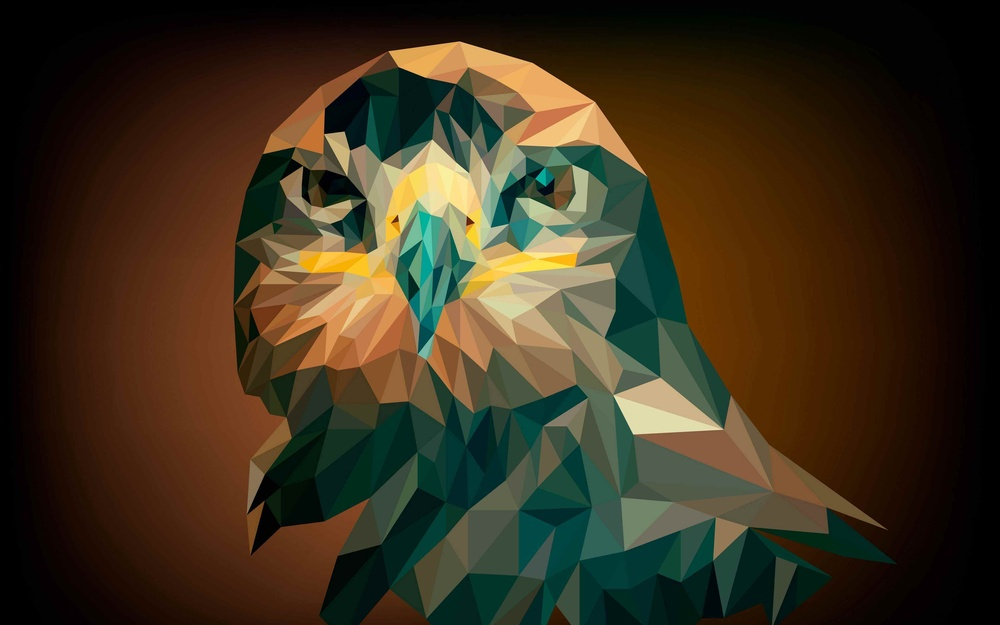
#> input picture pkg3/6273737733.jpg, 1000 x 625 px, shrunk from 3840 x 2400 before the run, found by its file name
$ python pkg3.py
#> lines starting #> are read from the running program, lines starting #| are printed output that depends on the picture
import cv2
import numpy as np
import matplotlib.pyplot as plt


image_path = "/Users/sonyands/Desktop/bsu/лаб пкг/pkg3/6273737733.jpg"


image = cv2.imread(image_path, cv2.IMREAD_GRAYSCALE)
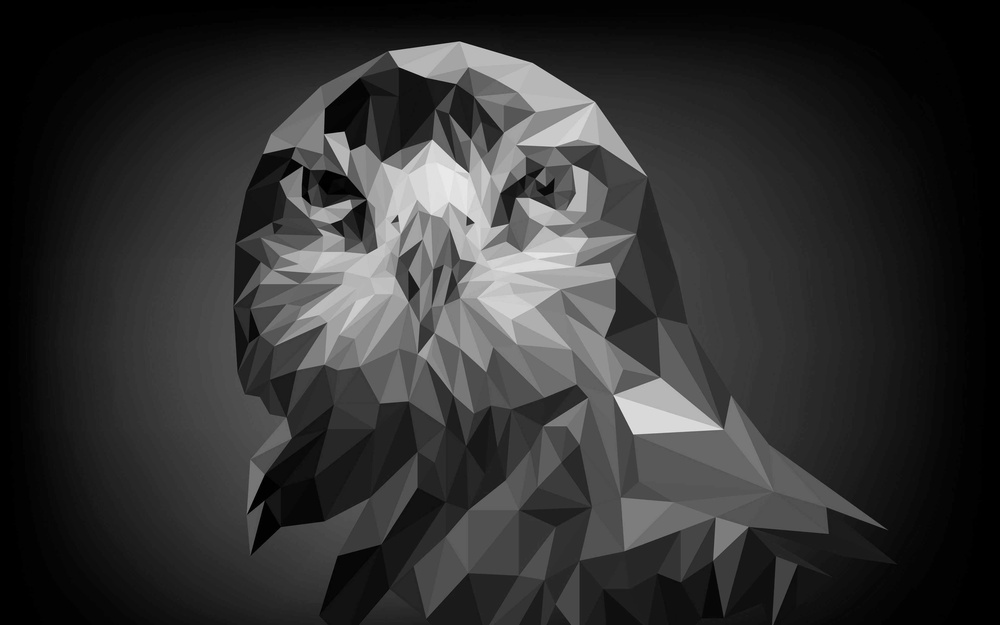
#> image: shape (625, 1000); min 0, max 236, mean 50.4

# Операция: Добавление целочисленной константы к изображению
constant_value = 50
added_image = cv2.add(image, constant_value)
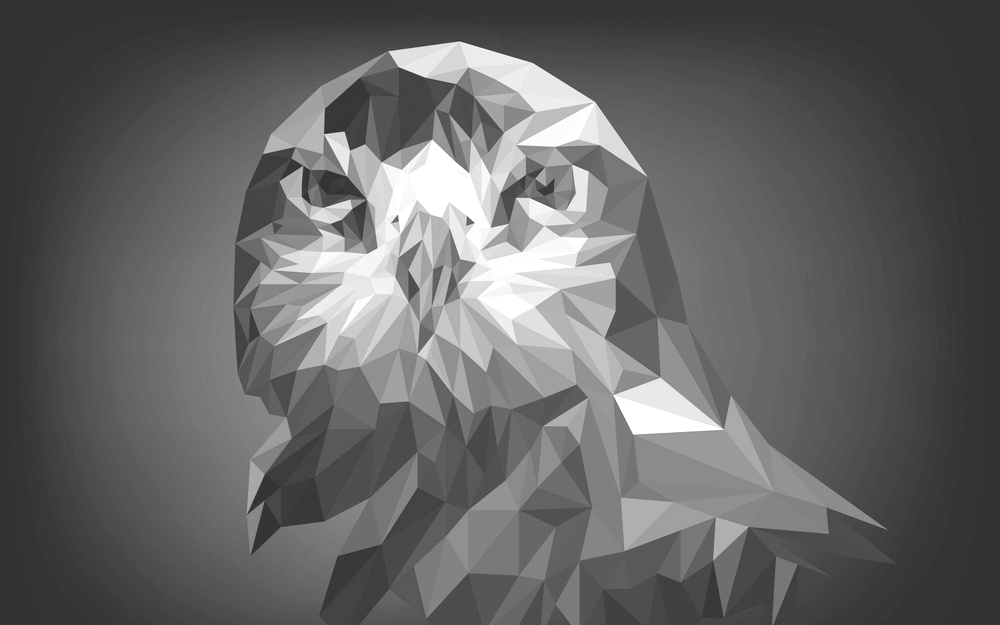
#> added_image: shape (625, 1000); min 50, max 255, mean 100.2

# Операция: Преобразование изображения в негатив
negative_image = 255 - image
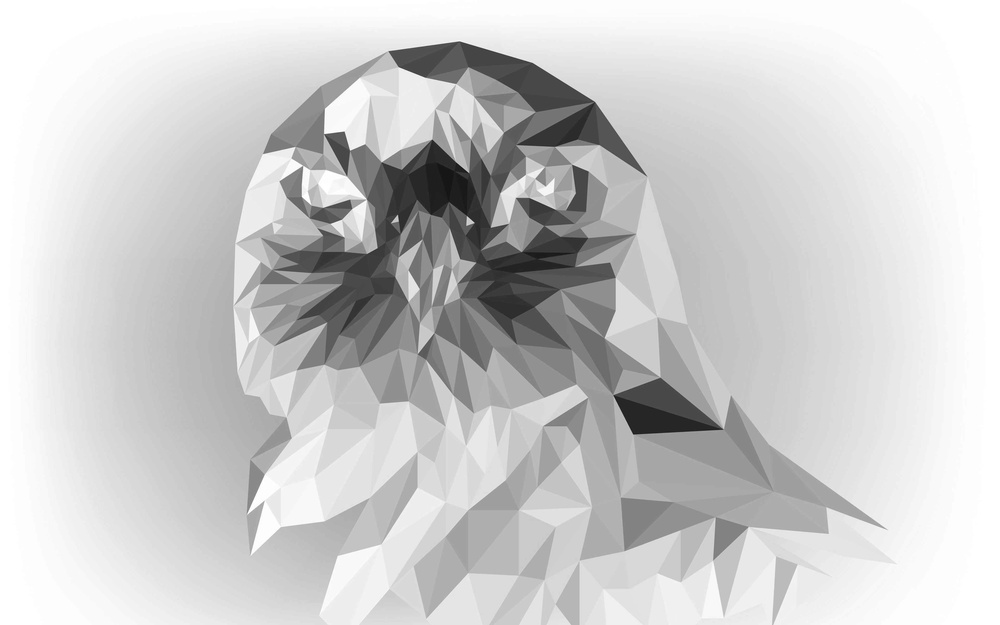
#> negative_image: shape (625, 1000); min 19, max 255, mean 204.6

# Операция: Умножение изображения на константу
constant_multiplier = 2.0
multiplied_image = cv2.multiply(image, constant_multiplier)
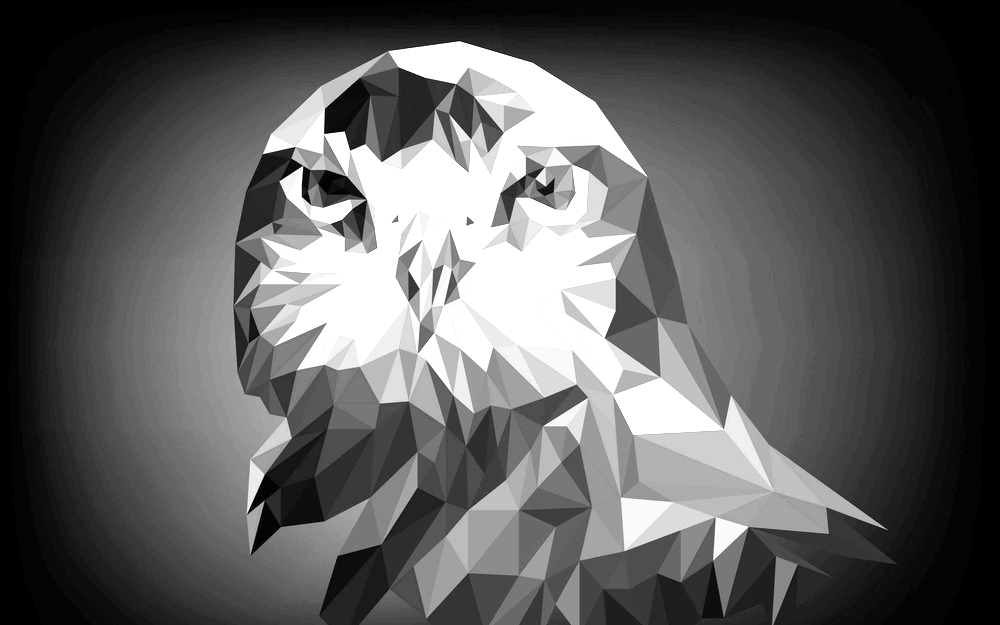
#> multiplied_image: shape (625, 1000); min 0, max 255, mean 92.4

# Операция: Степенное преобразование
power = 0.5
power_transformed_image = np.power(image, power)
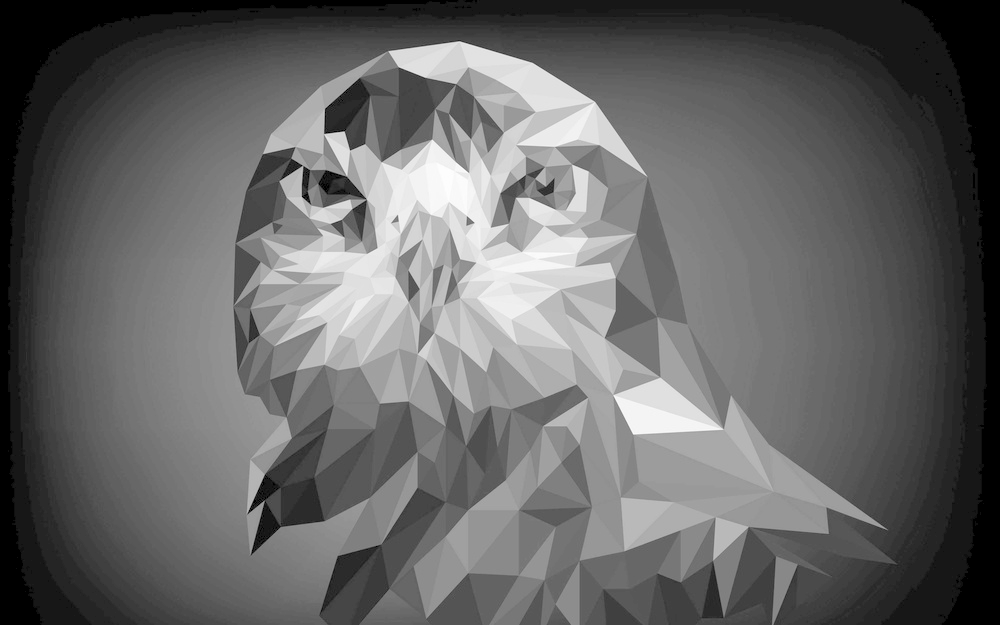
#> power_transformed_image: shape (625, 1000) float64; min 0, max 15.36, mean 6.16; drawn with min black and max white

# Операция: Логарифмическое преобразование
log_transformed_image = np.log1p(image)
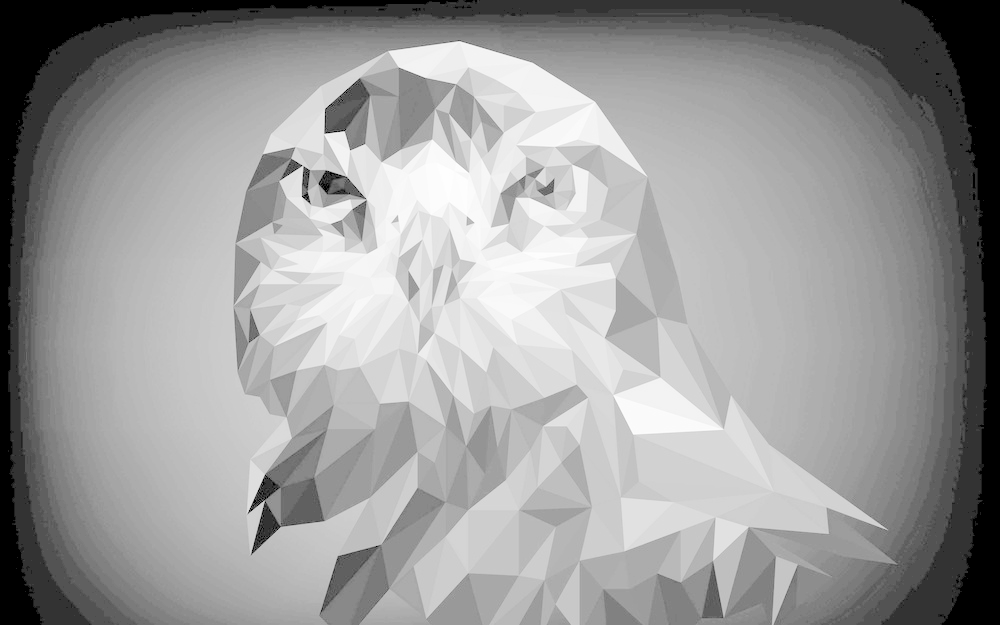
#> log_transformed_image: shape (625, 1000) float16; min 0, max 5.47, mean 3.31; drawn with min black and max white

# Построение гистограммы изображения
hist, bins = np.histogram(image, bins=256, range=(0, 256))
#> hist = 256 values, max 39973 at index 2, min 0 at index 237, mean 2441.4; bins = 257 values from 0 to 256

# Эквализация гистограммы
cdf = hist.cumsum()
#> cdf = 256 values from 35240 to 625000
cdf_normalized = cdf * hist.max() / cdf.max()
#> cdf_normalized = 256 values from 2253.8 to 39973

# Линейное контрастирование
alpha = 1.5
beta = 20
contrast_image = alpha * image + beta

fig, axes = plt.subplots(2, 5, figsize=(20, 8))
axes = axes.ravel()

images = [image, added_image, negative_image, multiplied_image, power_transformed_image, log_transformed_image, hist, cdf_normalized, contrast_image]
titles = ['Исходное изображение', 'Добавление константы', 'Негатив', 'Умножение на константу', 'Степенное преобразование', 'Лог. преобразование', 'Гистограмма', 'Экв. гистограмма', 'Линейное контрастирование']

for i in range(9):  # Now we have 9 plots
    if i == 6:
        axes[i].bar(range(256), hist, color='b', alpha=0.5)
    elif i == 7:
        axes[i].plot(cdf_normalized, color='b')
        axes[i].hist(image.ravel(), bins=256, range=(0, 256), color='r', alpha=0.5)
        axes[i].legend(('CDF', 'Гистограмма'), loc='upper left')
    else:
        axes[i].imshow(images[i], cmap='gray')
    axes[i].set_title(titles[i])


fig.delaxes(axes[9])

plt.subplots_adjust(wspace=0.5, hspace=0.5)
plt.show()
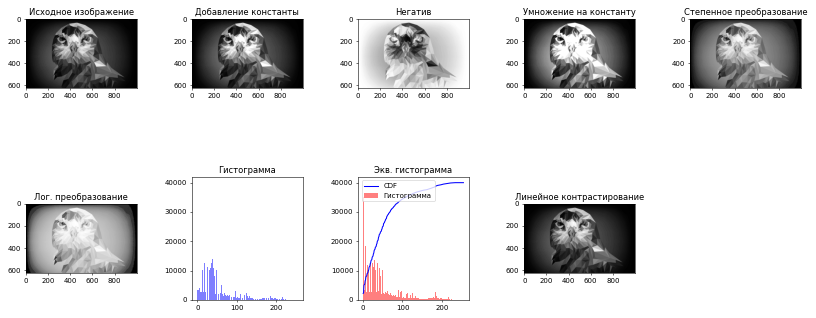
#> figure drawn by matplotlib, 9 panels; panel 7: tallest bar 39973 high, from x = 1.6 to 2.4; panel 8: tallest bar 39973 high, from x = 2 to 3; panel 8: curve peaks at x = 236, y = 39973

$ run again, with pkg3/539018-parrot-low.jpg copied over pkg3/6273737733.jpg
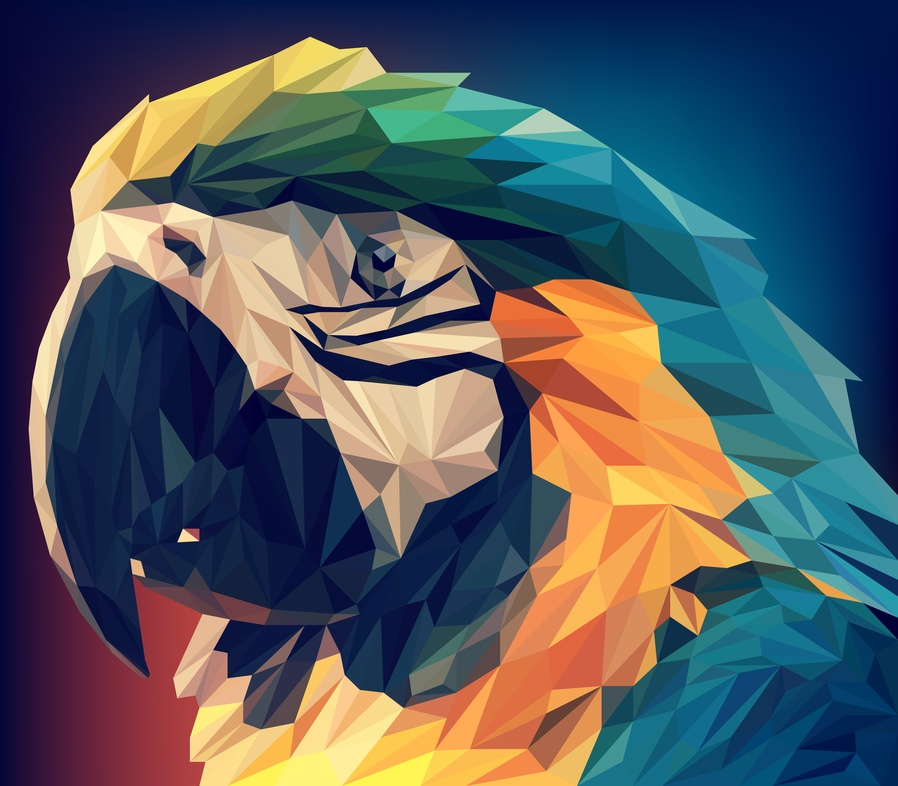
#> input picture pkg3/539018-parrot-low.jpg, 898 x 786 px, shrunk from 6400 x 5600 before the run, found by its file name
#> `power_transformed_image = np.power(image, power)`:
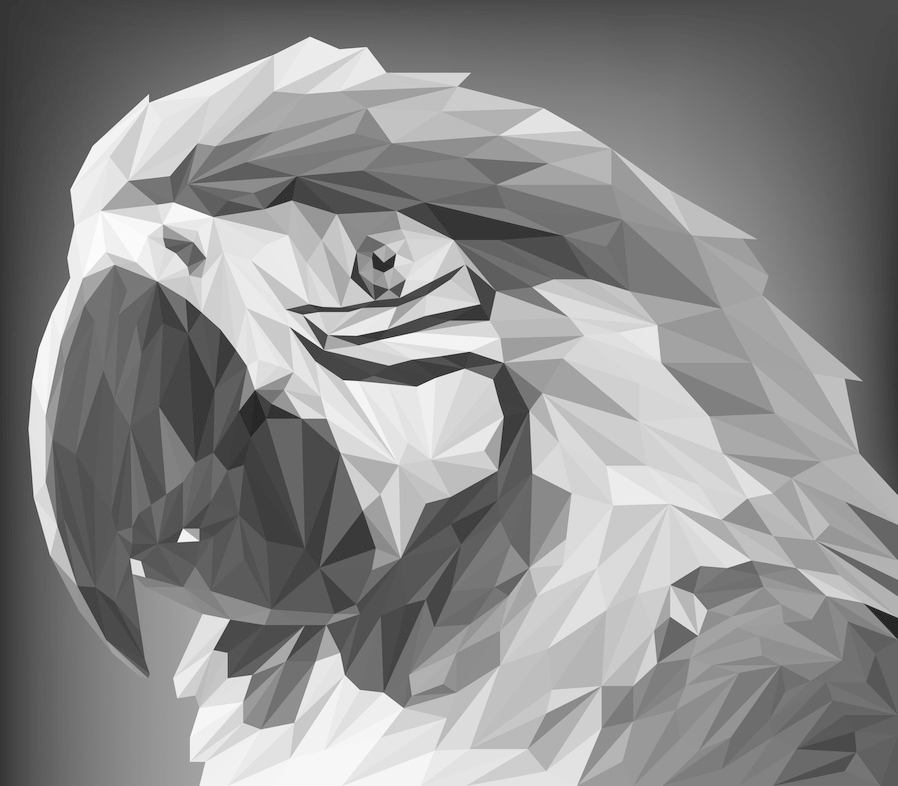
#> power_transformed_image: shape (786, 898) float64; min 0, max 15.75, mean 8.68; drawn with min black and max white
#> `log_transformed_image = np.log1p(image)`:
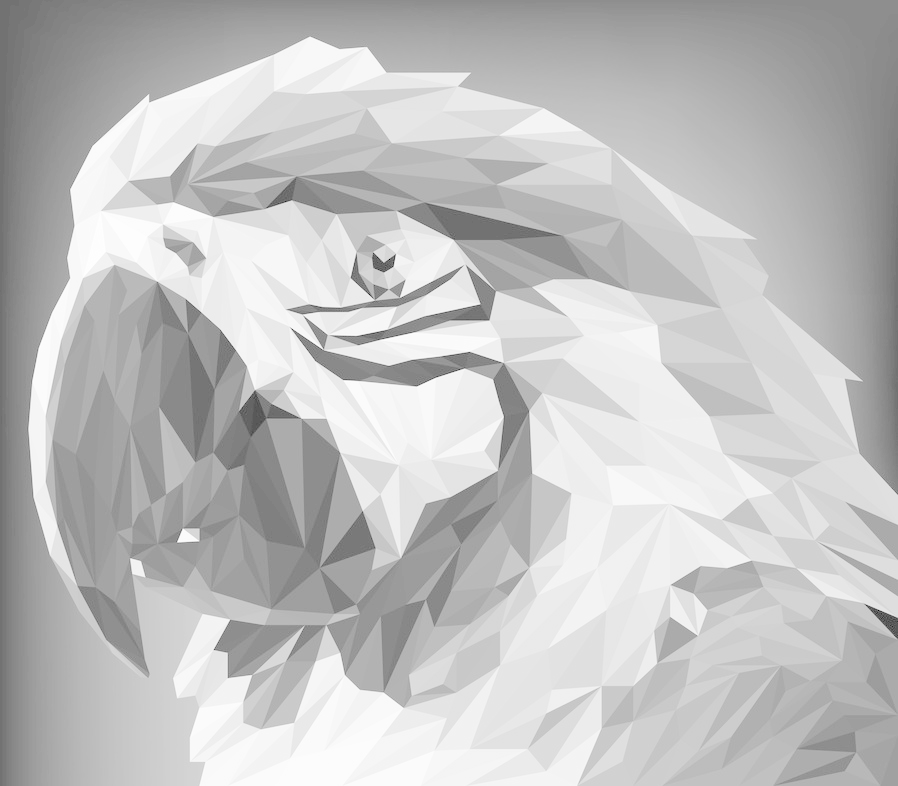
#> log_transformed_image: shape (786, 898) float16; min 0, max 5.52, mean 4.18; drawn with min black and max white
#> hist = 256 values, max 12248 at index 21, min 0 at index 249, mean 2757.1; bins = 257 values from 0 to 256
#> cdf = 256 values from 2 to 705828
#> cdf_normalized = 256 values from 0.0347 to 12248
